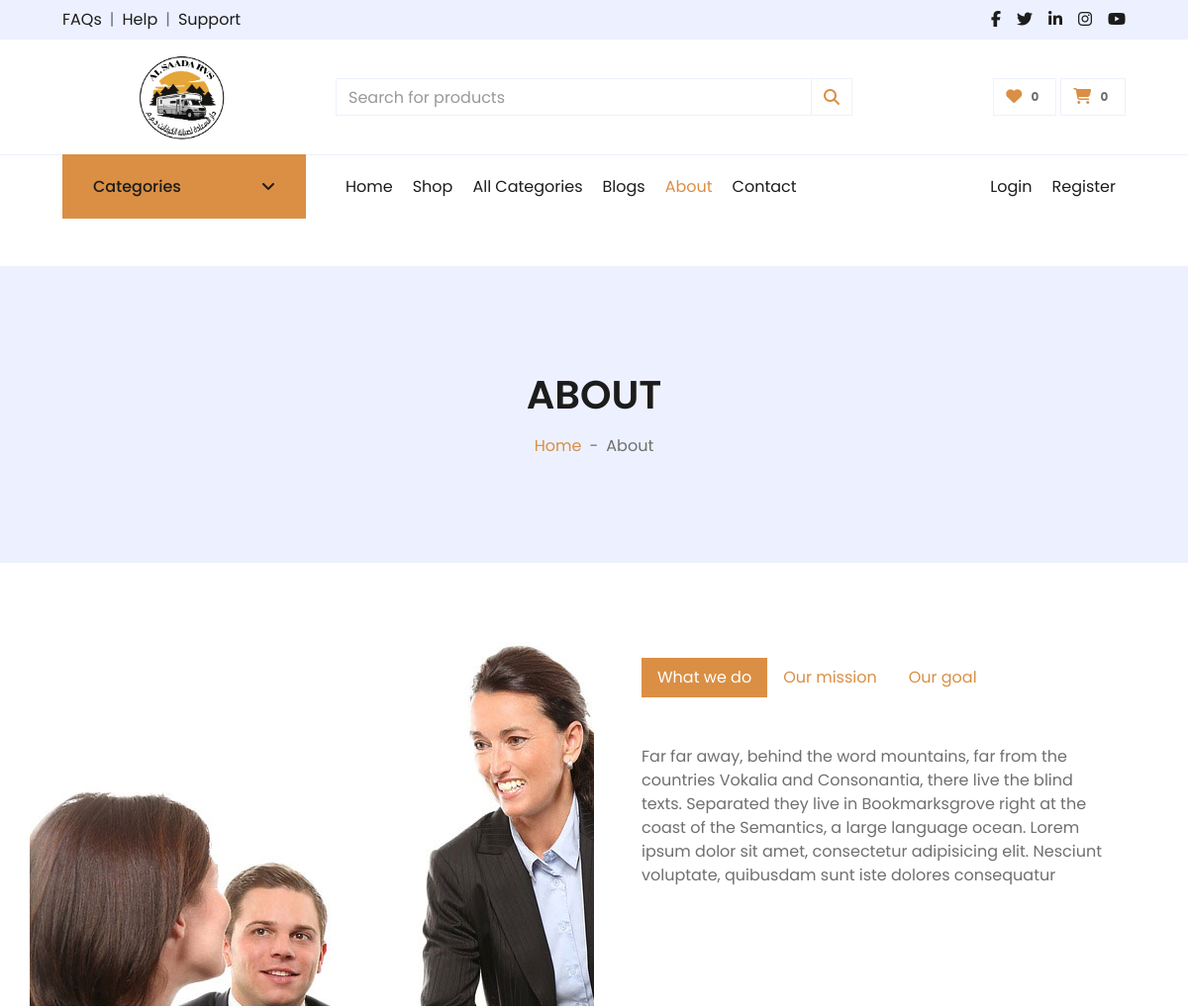
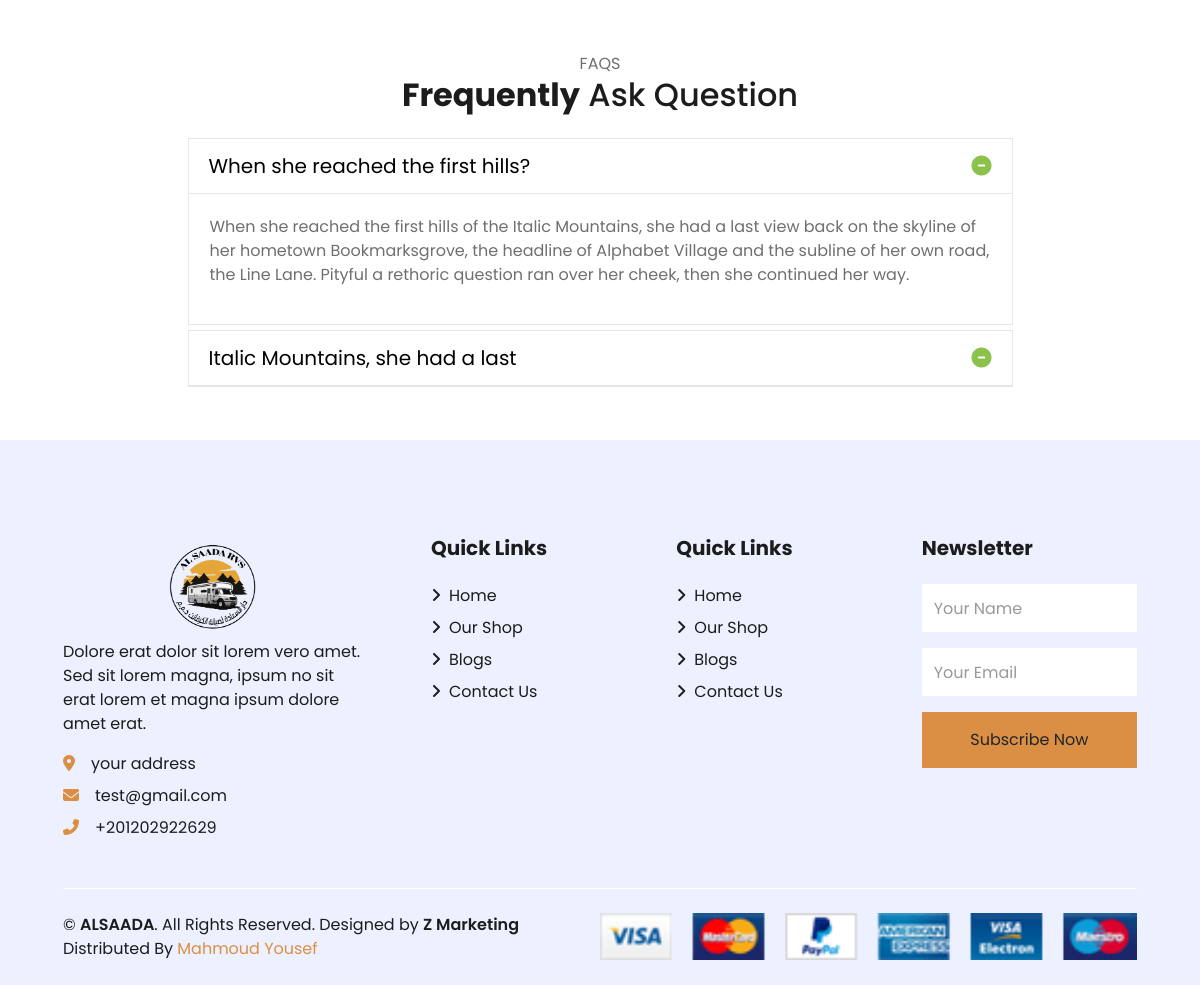
The page /about/ on the database its author committed (2 pictures, top to bottom).
### settings/models.py (models this page shows, shortened)
class Settings(models.Model):
    site_name = models.CharField( max_length=50)
    logo = models.ImageField( upload_to='setting/')
    phone = models.CharField( max_length=30)
    email = models.EmailField( max_length=254)
    description = models.TextField(max_length=1000)
    fb_link = models.URLField( max_length=200)
    twitter_link = models.URLField( max_length=200)
    instagram_link = models.URLField( max_length=200)
    address = models.CharField( max_length=50)
    get_in_touch = models.TextField(max_length=1000)
    class Meta:
        verbose_name = ("Settings")
        verbose_name_plural = ("Settings")

class About(models.Model):
    what_we_do = models.TextField( max_length=5000)
    our_mission = models.TextField(max_length=5000)
    our_gaols = models.TextField(max_length=5000)
    image = models.ImageField( upload_to='about/')
    class Meta:
        verbose_name = ("About")
        verbose_name_plural = ("About")

class FAQ(models.Model):
    title = models.CharField( max_length=150)
    description = models.TextField(max_length=3000)
    class Meta:
        verbose_name = ("FAQ")
        verbose_name_plural = ("FAQ")
    def __str__(self):
        return self.title

### settings/views.py (the view)
# urls.py: path('about/', about ,name = 'about'),
def about(request):
    about = About.objects.last()
    faq = FAQ.objects.all()
    context = {
        'about':about,
        'faq':faq
    }
    return render(request , 'about.html' , context)

### settings/templates/about.html (shortened to what this page needs)
{% extends "base.html" %}
{% load static %}
{% block body %}
<div class="container-fluid bg-secondary mb-5">
    <div class="d-flex flex-column align-items-center justify-content-center" style="min-height: 300px">
        <h1 class="font-weight-semi-bold text-uppercase mb-3">About</h1>
        <div class="d-inline-flex">
            <p class="m-0"><a href="/">Home</a></p>
            <p class="m-0 px-2">-</p>
            <p class="m-0">About</p>
        </div>
    </div>
</div>
<section class="ftco-section">
    <div class="container">
        <div class="row d-md-flex">
            <div class="col-md-6 ftco-animate img about-image" style="background-image: url({{about.image.url}});">
            </div>
            <div class="col-md-6 ftco-animate p-md-5">
                <div class="row">
                    <div class="col-md-12 nav-link-wrap mb-5">
                        <div class="nav ftco-animate nav-pills" id="v-pills-tab" role="tablist"
                            aria-orientation="vertical">
                            <a class="nav-link active" id="v-pills-whatwedo-tab" data-toggle="pill"
                                href="#v-pills-whatwedo" role="tab" aria-controls="v-pills-whatwedo"
                                aria-selected="true">What we do</a>
                            <a class="nav-link" id="v-pills-mission-tab" data-toggle="pill" href="#v-pills-mission"
                                role="tab" aria-controls="v-pills-mission" aria-selected="false">Our mission</a>
                            <a class="nav-link" id="v-pills-goal-tab" data-toggle="pill" href="#v-pills-goal" role="tab"
                                aria-controls="v-pills-goal" aria-selected="false">Our goal</a>
                        </div>
                    </div>
                    <div class="col-md-12 d-flex align-items-center">
                        <div class="tab-content ftco-animate" id="v-pills-tabContent">
                            <div class="tab-pane fade show active" id="v-pills-whatwedo" role="tabpanel"
                                aria-labelledby="v-pills-whatwedo-tab">
                                <div>
                                    <p>{{about.what_we_do}}</p>
                                </div>
                            </div>
                        </div>
                    </div>
                </div>
            </div>
        </div>
    </div>
</section>
<section class="ftco-section bg-light">
    <div class="container">
        <div class="row justify-content-start mt-4 mb-2 pb-2">
            <div class="col-md-12 text-center heading-section ftco-animate">
                <span class="subheading">FAQS</span>
                <h2 class="mb-2"><strong>Frequently</strong> Ask Question</h2>
            </div>
        </div>
        <div class="row">
            <div class="col-md-12 ftco-animate">
                <div id="accordion">
                    <div class="row justify-content-center">
                        <div class="col-md-9 ">
                            {% for faq in faq  %}
                            <div class="card">
                                <div class="card-header">
                                    <a class="card-link" data-toggle="collapse" href="#menu{{faq.id}}"
                                        aria-expanded="true" aria-controls="menuone"> {{faq}}<span
                                            class="expanded"><i class="fa-solid fa-circle-minus"></i></span></a>
                                </div>
                                <div id="menu{{faq.id}}" class="collapse {% if forloop.first %} show {% endif %}">
                                    <div class="card-body">
                                        <p>{{faq.description}}</p>
                                    </div>
                                </div>
                            </div>
                            {% endfor %}
                        </div>
                    </div>
                </div>
            </div>
        </div>
    </div>
</section>
{% endblock body %}

### templates/base.html (shortened to what this page needs)
{% load static %}
<!DOCTYPE HTML>
<html lang="en">
<head>
    <link href="https://cdnjs.cloudflare.com/ajax/libs/font-awesome/5.10.0/css/all.min.css" rel="stylesheet">
    <link href="{% static 'lib/owlcarousel/assets/owl.carousel.min.css'%}" rel="stylesheet">
    <link href="{% static 'css/all.min.css'%}" rel="stylesheet">
    <link href="{% static 'css/style.css'%}" rel="stylesheet">
    <link href="{% static 'css/custom.css'%}" rel="stylesheet">
</head>
<body>
    <div class="container-fluid">
        <div class="row bg-secondary py-2 px-xl-5">
            <div class="col-lg-6 d-none d-lg-block">
                <div class="d-inline-flex align-items-center">
                    <a class="text-dark" href="{% url 'contact'%}">FAQs</a>
                    <span class="text-muted px-2">|</span>
                    <a class="text-dark" href="{% url 'contact'%}">Help</a>
                    <span class="text-muted px-2">|</span>
                    <a class="text-dark" href="{% url 'contact'%}">Support</a>
                </div>
            </div>
            <div class="col-lg-6 text-center text-lg-right">
                <div class="d-inline-flex align-items-center">
                    <a class="text-dark px-2" href="{{about_site.fb_link}}">
                        <i class="fab fa-facebook-f"></i>
                    </a>
                    <a class="text-dark px-2" href="{{about_site.twitter_link}}">
                        <i class="fab fa-twitter"></i>
                    </a>
                    <a class="text-dark px-2" href="">
                        <i class="fab fa-linkedin-in"></i>
                    </a>
                    <a class="text-dark px-2" href="{{about_site.instagram_link}}">
                        <i class="fab fa-instagram"></i>
                    </a>
                    <a class="text-dark pl-2" href="">
                        <i class="fab fa-youtube"></i>
                    </a>
                </div>
            </div>
        </div>
        <div class="row align-items-center py-2 px-xl-5">
            <div class="col-lg-3 d-none d-lg-block">
                <a href="/" class="text-decoration-none">
                    <h1 class="m-0  text-center display-5 font-weight-semi-bold">
                        <img src="{{about_site.logo.url}}" width="100px" height="100px" alt="Logo">
                    </h1>
                </a>
            </div>
            <div class="col-lg-6 col-6  text-left">
                <form id="searchForm" autocomplete="off" action="">
                    <div class="input-group">
                        <input type="text" id="searchInput" class="form-control" placeholder="Search for products">
                        <div class="input-group-append">
                            <span class="input-group-text bg-transparent text-primary">
                                <i class="fa fa-search"></i>
                            </span>
                        </div>
                    </div>
                </form>
            </div>
            <div class="col-lg-3 col-6  text-right">
                <a href="{% url 'favourite'%}" class="btn border">
                    <i class="fas fa-heart text-primary"></i>
                    <span class="badge">{{product_counter}}</span>
                </a>
                <a href="{% url 'cart'%}" class="btn border">
                    <i class="fas fa-shopping-cart text-primary"></i>
                    <span class="badge">{{cart_counter}}</span>
                </a>
            </div>
        </div>
    </div>
    <div class="container-fluid mb-5">
        <div class="row border-top px-xl-5">
            <div class="col-lg-3 d-none d-lg-block">
                <a class="btn shadow-none d-flex align-items-center justify-content-between bg-style text-white w-100"
                    data-toggle="collapse" href="#navbar-vertical"
                    style="height: 65px; margin-top: -1px; padding: 0 30px;">
                    <h6 class="m-0">Categories</h6>
                    <i class="fa fa-angle-down text-dark"></i>
                </a>
            </div>
            <div class="col-lg-9">
                <nav class="navbar navbar-expand-lg bg-light navbar-light py-3 py-lg-0 px-0">
                    <div class="collapse navbar-collapse justify-content-between" id="navbarCollapse">
                        <div class="navbar-nav mr-auto py-0">
                            <a href="/" class="nav-item nav-link {% if request.path == '/' %}active{% endif %}">Home</a>
                            <a href="{% url 'product_list' %}"
                                class="nav-item nav-link {% if request.path == '/products/' %}active{% endif %} ">Shop</a>
                            <a href="{% url 'categories'%}"
                                class="nav-item nav-link {% if request.path == '/products/categories/' %}active{% endif %}">All
                                Categories</a>
                            <a href="{% url 'blog'%}"
                                class="nav-item nav-link  {% if request.path == '/blog/' %}active{% endif %}">Blogs</a>
                            <a href="{% url 'about'%}"
                                class="nav-item nav-link  {% if request.path == '/about/' %}active{% endif %}">About</a>
                            <a href="{% url 'contact'%}"
                                class="nav-item nav-link  {% if request.path == '/contact/' %}active{% endif %}">Contact</a>
                        </div>
                        {% if user.is_authenticated %}
                        <div class="navbar-nav ml-auto py-0">
                            <a href="{% url 'profile'%}" class="nav-item nav-link">Profile</a>
                            <a href="{% url 'logout' %}" class="nav-item nav-link">Logout</a>
                        </div>
                        {% else %}
                        <div class="navbar-nav ml-auto py-0">
                            <a href="{% url 'login' %}" class="nav-item nav-link">Login</a>
                            <a href="{% url 'register' %}" class="nav-item nav-link">Register</a>
                        </div>
                        {% endif %}
                    </div>
                </nav>
            </div>
        </div>
    </div>
    {% block body %}
    {% endblock body %}
    <div class="container-fluid bg-secondary text-dark mt-5 pt-5">
        <div class="row px-xl-5 pt-5">
            <div class="col-lg-4 col-md-12 mb-5 pr-3 pr-xl-5">
                <a href="/" class="text-decoration-none">
                    <h1 class="mb-1 text-center display-5 font-weight-semi-bold">
                        <img src="{{about_site.logo.url}}" width="100px" height="100px" alt="Logo">
                    </h1>
                </a>
                <p>{{about_site.description}}</p>
                <p class="mb-2"><i class="fa fa-map-marker-alt text-primary mr-3"></i>{{about_site.address}}</p>
                <p class="mb-2"><i class="fa fa-envelope text-primary mr-3"></i>{{about_site.email}}</p>
                <p class="mb-0"><i class="fa fa-phone-alt text-primary mr-3"></i>{{about_site.phone}}</p>
            </div>
            <div class="col-lg-8 col-md-12">
                <div class="row">
                    <div class="col-md-4 mb-5">
                        <h5 class="font-weight-bold text-dark mb-4">Quick Links</h5>
                        <div class="d-flex flex-column justify-content-start">
                            <a class="text-dark mb-2" href="/"><i class="fa fa-angle-right mr-2"></i>Home</a>
                            <a class="text-dark mb-2" href="{% url 'product_list'%}"><i
                                    class="fa fa-angle-right mr-2"></i>Our
                                Shop</a>
                            <a class="text-dark mb-2" href="{% url 'blog'%}"><i class="fa fa-angle-right mr-2"></i>Blogs
                            </a>
                            <a class="text-dark" href="{% url 'contact'%}"><i class="fa fa-angle-right mr-2"></i>Contact
                                Us</a>
                        </div>
                    </div>
                    <div class="col-md-4 mb-5">
                        <h5 class="font-weight-bold text-dark mb-4">Quick Links</h5>
                        <div class="d-flex flex-column justify-content-start">
                            <a class="text-dark mb-2" href="/"><i class="fa fa-angle-right mr-2"></i>Home</a>
                            <a class="text-dark mb-2" href="{% url 'product_list'%}"><i
                                    class="fa fa-angle-right mr-2"></i>Our
                                Shop</a>
                            <a class="text-dark mb-2" href="{% url 'blog'%}"><i class="fa fa-angle-right mr-2"></i>Blogs
                            </a>
                            <a class="text-dark" href="{% url 'contact'%}"><i class="fa fa-angle-right mr-2"></i>Contact
                                Us</a>
                        </div>
                    </div>
                    <div id="main_form_div" class="col-md-4 mb-5">
                        <h5 class="font-weight-bold text-dark mb-4">Newsletter</h5>
                        <form id="newsletter_form" method="POST" action="{% url 'newsletter_footer'%}">
                            <div class="form-group">
                                <input type="text" class="form-control border-0 py-4" name="name"
                                    placeholder="Your Name" required="required" />
                            </div>
                            <div class="form-group">
                                <input type="email" class="form-control border-0 py-4" name="email"
                                    placeholder="Your Email" required="required" />
                            </div>
                            <div>
                                <button class="btn btn-primary btn-block border-0 py-3" type="submit">Subscribe
                                    Now</button>
                            </div>
                        </form>
                    </div>
                </div>
            </div>
        </div>
        <div class="row border-top border-light mx-xl-5 py-4">
            <div class="col-md-6 px-xl-0">
                <p class="mb-md-0 text-center text-md-left text-dark">
                    &copy; <a class="text-dark font-weight-semi-bold" href="/">{{about_site.site_name}}</a>. All Rights
                    Reserved.
                    Designed
                    by
                    <a class="text-dark font-weight-semi-bold" href="https://zmarketings.com">Z Marketing</a><br>
                    Distributed By <a href="https://mmyousef.pythonanywhere.com/" target="_blank">Mahmoud Yousef</a>
                </p>
            </div>
            <div class="col-md-6 px-xl-0 text-center text-md-right">
                <img class="img-fluid" src="{% static 'img/payments.png'%}" alt="">
            </div>
        </div>
    </div>
</body>
</html>

### rows shown on the page
Settings: logo (picture), description "Dolore erat dolor sit lorem vero amet. Sed sit lorem magna, ipsum no sit erat lorem et magna ipsum dolore amet erat.", address "your address", email "test@gmail.com", phone "+201202922629", site_name "ALSAADA"
About: image (picture), what_we_do "Far far away, behind the word mountains, far from the countries Vokalia and Consonantia, there live the blind texts. Separated they live in Bookmarksgrove right at the coast of the Semantics, a large language ocean. Lorem ipsum dolor sit amet, consectetur adipisicing elit. Nesciunt voluptate, quibusdam sunt iste dolores consequatur"
FAQ: title "When she reached the first hills?", description "When she reached the first hills of the Italic Mountains, she had a last view back on the skyline of her hometown Bookmarksgrove, the headline of Alphabet Village and the subline of her own road, the Line Lane. Pityful a rethoric question ran over her cheek, then she continued her way."
FAQ: title "Italic Mountains, she had a last"

### other values the page prints
{{ product_counter }} "0"
{{ cart_counter }} "0"
